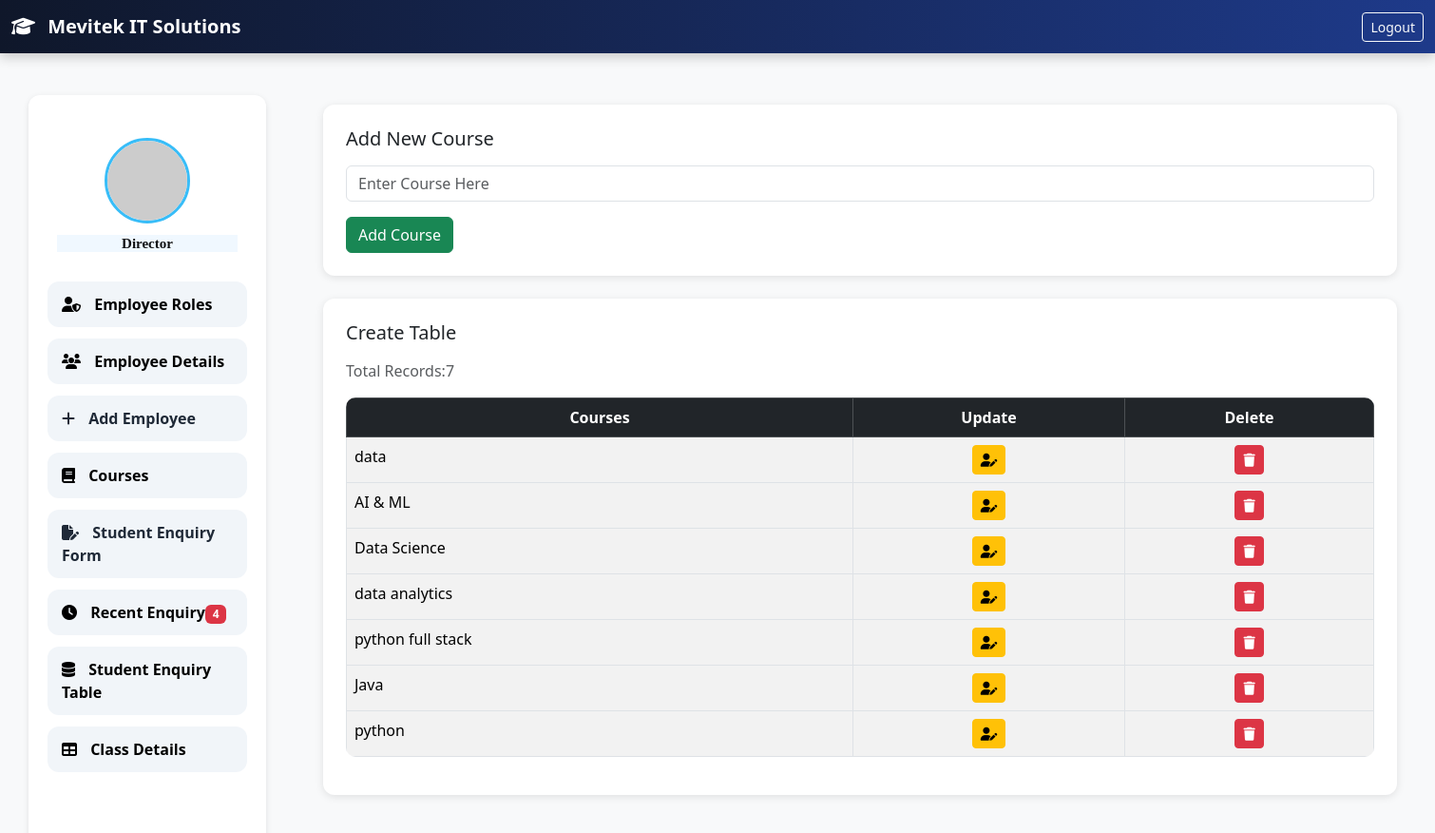
The app's page /adminpage/?open=courses (signed in) with its own data.
### superadmin/models.py (models this page shows)
class studentCourses(models.Model):
    course = models.CharField(max_length=100, unique=True)
    def __str__(self):
        return self.course

### superadmin/views.py (the view)
# urls.py: path('adminpage/',views.AdminPageView, name = 'adminpage'),
@never_cache
def AdminPageView(request):
    if request.session.get('user_id'):   # session missing
        unread_count = StudentEnquiryModel.objects.filter(is_recent=True).count()
        all_data = roleModel.objects.all().order_by('-id')
        employee_record = staffRegistrationModel.objects.all().order_by('-id')
        student_courses = studentCourses.objects.all().order_by('-id')
        enquiry_data = StudentEnquiryModel.objects.all()  # fetch all records
        recent_enquiry_data = StudentEnquiryModel.objects.filter(
            remark__isnull=True,
            is_recent=True
        ).order_by('-id')
        student_enquiry_data = StudentEnquiryModel.objects.filter(
            remark__isnull=False,
            is_recent=False
        ).order_by('-id')
        open_panel = request.GET.get("open")
        context = {
            'data': all_data,
            'employees': employee_record,
            'courses': student_courses,
            'enquiry_data': enquiry_data,
            "recent_enquiry": (open_panel == "recent_enquiry"),
            "recent_enquiry_data": recent_enquiry_data,
            "show_student_enquiry": (open_panel == "student_enquiry"),
            "student_enquiry_data": student_enquiry_data,
            "open": open_panel,  # to handle employee search panel
        }
        return render(request, 'superadmin/adminPage.html',context)
    else:
        return redirect("loginPage")

### staffPortal/models.py (called while the page is built)
    def __str__(self):
        return self.name

    def __str__(self):
        return self.name

    def __str__(self):
        return self.name

### superadmin/context_processor.py (called while the page is built)
def unread_enquiry_count(request):
    return{
        "unread_count":StudentEnquiryModel.objects.filter(is_recent=True).count()
    }

### superadmin/models.py (called while the page is built)
    def __str__(self):
        return self.role

### superadmin/templates/superadmin/adminPage.html (shortened to what this page needs)
{% extends "home/base_page.html" %}
{% load static %}
{% block extra_css %}
<link rel="stylesheet" href="{% static 'css/admin.css' %}">
{% endblock extra_css %}
{% block sidebar %}
    {% include "sidebar/superadmin_sidebar.html" %}
{% endblock %}
{% block content %}
<div class="content-area" id="content-area">
         <div class="accordion-item border-0">
            <div id="panel_course" class="accordion-collapse collapse {% if request.GET.open == 'courses' %}show{% endif %} " data-bs-parent="#adminAccordion">
                <div class="accordion-body p-0">
                     <div class="card p-4 mb-4">
                        <h5 class="mb-3">Add New Course</h5>
                        <form method="POST" action="{% url 'createCourse' %}">
                            <div class="mb-3">
                                <input type="text" class="form-control" id="add-course" name="course" placeholder="Enter Course Here" required>
                            </div>
                            <button type="submit" class="btn btn-success">Add Course</button>
                        </form>
                     </div>
                      <div id="courseTableContainer" class="card p-4 mt-4">
                        <h5 class="mb-3">Create Table</h5>
                        <p class="text-muted">Total Records:{{courses|length}}</p>
                        <div class="table-responsive">
                            <table class="table table-bordered table-hover table-striped">
                                <thead class="table-dark">
                                    <tr>
                                        <th scope="col">Courses</th>
                                        <th scope="col">Update</th>
                                        <th scope="col">Delete</th>
                                    </tr>
                                </thead>
                                <tbody>
                                    {% for rec in courses %}
                                        <tr>
                                            <td>{{ rec.course }}</td>
                                            <td class="text-center">
                                                <button class="btn btn-warning btn-sm" data-bs-toggle="collapse" data-bs-target="#updateCourseForm{{rec.id}}">
                                                <i class="fa-solid fa-user-pen"></i></button>
                                            </td>
                                            <td class="text-center">
                                                 <a href="{% url 'deleteCourse' rec.id %}" class="btn btn-danger btn-sm"
                                                            onclick="return confirm('Are you sure you want to delete?');">
                                                <i class="fa-solid fa-trash"></i></a>
                                            </td>
                                        </tr>
                                    {% empty %}
                                    <tr>
                                        <td colspan="2" class="text-center">No Records Available</td>
                                    </tr>
                                    {% endfor %}
                                </tbody>
                            </table>
                        </div>
                      </div>
                </div>
            </div>
         </div>
</div>
{% endblock %}

### static/css/base_page.css (style rules this page uses)
body { background: #f4f6fa; font-family: "Segoe UI", sans-serif; padding-top: 70px; }
.content-area { margin-right:-300px; padding: 30px; width: calc(100% - 300px); }
#content-area { margin-left: 0px; }

### superadmin/static/css/admin.css (style rules this page uses)
body { background-color: #f8f9fa; font-family: "Segoe UI", Tahoma, Geneva, Verdana, sans-serif; }
thead th { text-align: center; }
.content-area { margin-left: 300px; padding: 20px; }
.card { border-radius: 12px; box-shadow: 0 2px 8px rgba(0,0,0,0.1); border: none; }
table { border-radius: 10px; overflow: hidden; }

### records on screen
studentCourses: course "data"
studentCourses: course "AI & ML"
studentCourses: course "Data Science"
studentCourses: course "data analytics"
studentCourses: course "python full stack"
studentCourses: course "Java"
studentCourses: course "python"

### other values on screen
{{ unread_count }} "4"
{{ courses|length }} "7"
